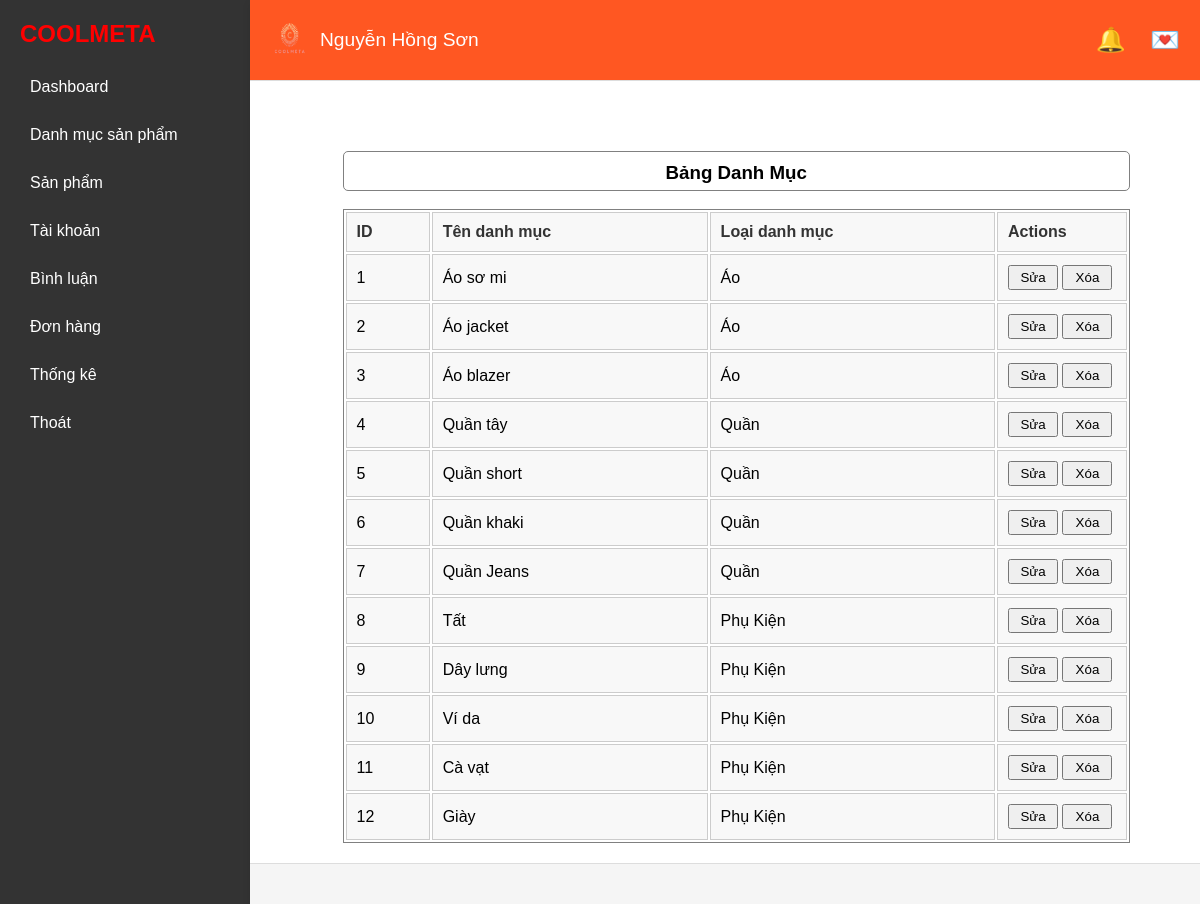
The app's page /index.php?role=admin&act=Category (signed in) with its own data.
### tables this page shows
CREATE TABLE `categories` (
  `id` int NOT NULL,
  `cate_name` varchar(255) NOT NULL,
  `type` varchar(10) NOT NULL
);

### app/Database/Functions.php (called while the page is built, shortened)
<?php
function view($path_view, $data=[]){
    extract($data);
    $path_view  = str_replace(".","/", $path_view);
    include_once "app/Views/$path_view.php";
};

### app/Controllers/Admin/AdminCategoryController.php (called while the page is built, shortened)
<?php
class AdminCategoryController {
    public function index(){
        $categories = (new Category)->all();
        return view('Admin.categories.list', compact('categories','message'));
    }
}

### index.php (called while the page is built, shortened)
<?php
include_once "app/Database/Database.php";
include_once "app/Database/Functions.php";
include_once "app/Models/Category.php";
include_once  "app/Controllers/Admin/AdminCategoryController.php";
include_once "Router/Web.php";

### app/Database/Database.php (called while the page is built, shortened)
<?php
class Database
{
    private $pdo;
    public function __construct()
    {
        try {
            $this->pdo = new PDO("mysql:host=" . HOST . ";port=" . PORT . ";dbname=" . DBNAME,USERNAME,PASSWORD);
            $this->pdo->setAttribute(PDO::ATTR_ERRMODE, PDO::ERRMODE_EXCEPTION);
        } catch (Exception $error) {
            echo "<h1>Lỗi kết nối CSDL: " . $error->getMessage() . "</h1>";
        }
    }
    public function getConnection()
    {
        return $this->pdo;
    }
    public function __destruct()
    {
        $this->pdo = null;
    }
}

### app/Models/Category.php (called while the page is built, shortened)
<?php
class Category {
    public $pdo;
    public function __construct(){
        $db = new Database();
        $this->pdo = $db->getConnection();
    }
    public function all(){
        $sql = "SELECT * FROM categories";
        $stmt = $this->pdo->prepare($sql);
        $stmt->execute();
        return $stmt->fetchAll(PDO::FETCH_ASSOC);
    }
}
?>

### app/Views/Admin/categories/list.php (the view, shortened to what this page needs)
<?php include_once VIEW . "Admin/base/header.php" ?>
<div class="main">
    <div class="product-main">
        <div style="color: green;margin: 40px 50px 0px 50px;font-weight: 25;height: 10px;border-radius: 20px;"><?php if(isset($message) && $message != "") :?><?= $message ?><?php endif; ?></div>
        <div class="show_list" style="width: 90%; margin: 20px 0; border-collapse: collapse;margin-left: 2%;">
            <table style="width: 100%; border: 1px solid gray;">
            <div style="width: 100%; height: 40px; background-color: white; border: 1px solid gray; border-radius: 5px; margin-top: 20px; text-align: center;">
                    <h3 style="margin-top: 10px;">Bảng Danh Mục</h3>
                </div>
                <br>
                <thead style="background-color: #f2f2f2;">
                    <tr>
                        <th style="background-color: #f8f8f8; color: #333; font-weight: bold; padding: 10px; text-align: left; border: 1px solid #ccc;">ID</th>
                        <th style="background-color: #f8f8f8; color: #333; font-weight: bold; padding: 10px; text-align: left; border: 1px solid #ccc;">Tên danh mục</th>
                        <th style="background-color: #f8f8f8; color: #333; font-weight: bold; padding: 10px; text-align: left; border: 1px solid #ccc;">Loại danh mục</th>
                        <th style="background-color: #f8f8f8; color: #333; font-weight: bold; padding: 10px; text-align: left; border: 1px solid #ccc;">Actions</th>
                    </tr>
                </thead>
                <tbody>
                    <?php foreach ($categories as $value) : ?>
                        <tr>
                            <td style="background-color: #f8f8f8;padding: 10px; text-align: left; border: 1px solid #ccc;"><?= $value['id'] ?></td>
                            <td style="background-color: #f8f8f8; padding: 10px; text-align: left; border: 1px solid #ccc;"><?= $value['cate_name'] ?></td>
                            <td style="background-color: #f8f8f8; padding: 10px; text-align: left; border: 1px solid #ccc;"><?= $value['type'] ?></td>
                            <td style="background-color: #f8f8f8; padding: 10px; text-align: left; border: 1px solid #ccc;width: 130px;">
                                <a href="index.php?role=admin&act=Edit&id=<?= $value['id'] ?>"><input style="width: 50px;height: 25px;" type="button" value="Sửa"></a>
                                <a href="index.php?role=admin&act=DeleteCategory&id=<?= $value['id'] ?>" onclick="return confirm('bạn có muốn xóa?')"><input style="width: 50px;height: 25px;" type="button" value="Xóa"></a>
                            </td>
                        </tr>
                    <?php endforeach; ?>
                </tbody>
            </table>
        </div>
    </div>
</div>
<?php include_once VIEW . "Admin/base/footer.php" ?>

### Assets/Admin/Css/admin.css (style rules this page uses)
* { box-sizing: border-box; margin: 0; padding: 0; font-family: Arial, sans-serif; }
body { display: flex; height: 100vh; background-color: #f5f5f5; overflow-y: hidden; }

### app/Views/Admin/categories/list.php (style rules this page uses)
.main { height: 800px; overflow-y: auto; margin-left: 75px; }

### records on screen
categories: id "1", cate_name "Áo sơ mi", type "Áo"
categories: id "2", cate_name "Áo jacket", type "Áo"
categories: id "3", cate_name "Áo blazer", type "Áo"
categories: id "4", cate_name "Quần tây", type "Quần"
categories: id "5", cate_name "Quần short", type "Quần"
categories: id "6", cate_name "Quần khaki", type "Quần"
categories: id "7", cate_name "Quần Jeans", type "Quần"
categories: id "8", cate_name "Tất", type "Phụ Kiện"
categories: id "9", cate_name "Dây lưng", type "Phụ Kiện"
categories: id "10", cate_name "Ví da", type "Phụ Kiện"
categories: id "11", cate_name "Cà vạt", type "Phụ Kiện"
categories: id "12", cate_name "Giày", type "Phụ Kiện"

### other values on screen
$_SESSION['user']['fullname'] "Nguyễn Hồng Sơn"
